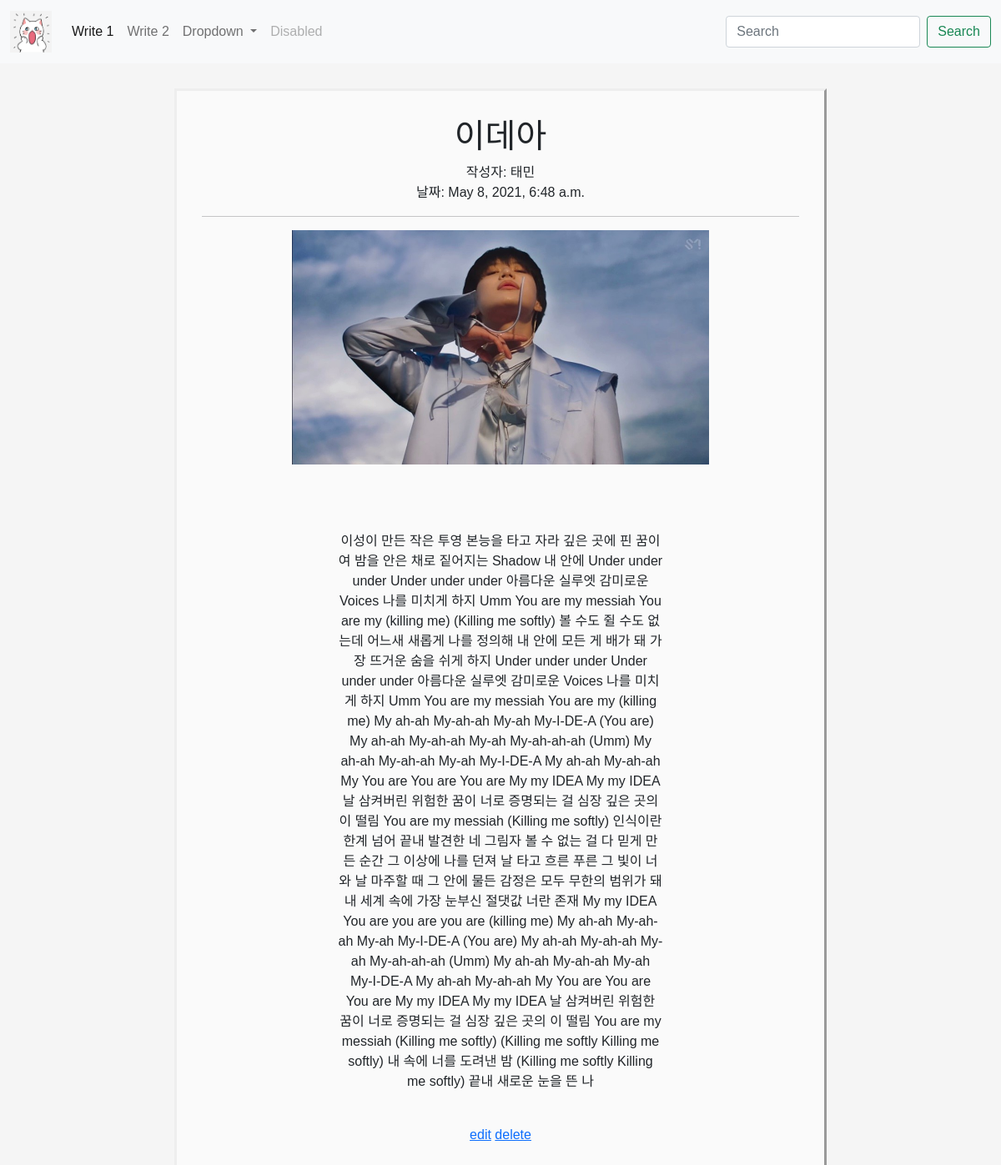
The app's page /app2/detail2/11, older data.
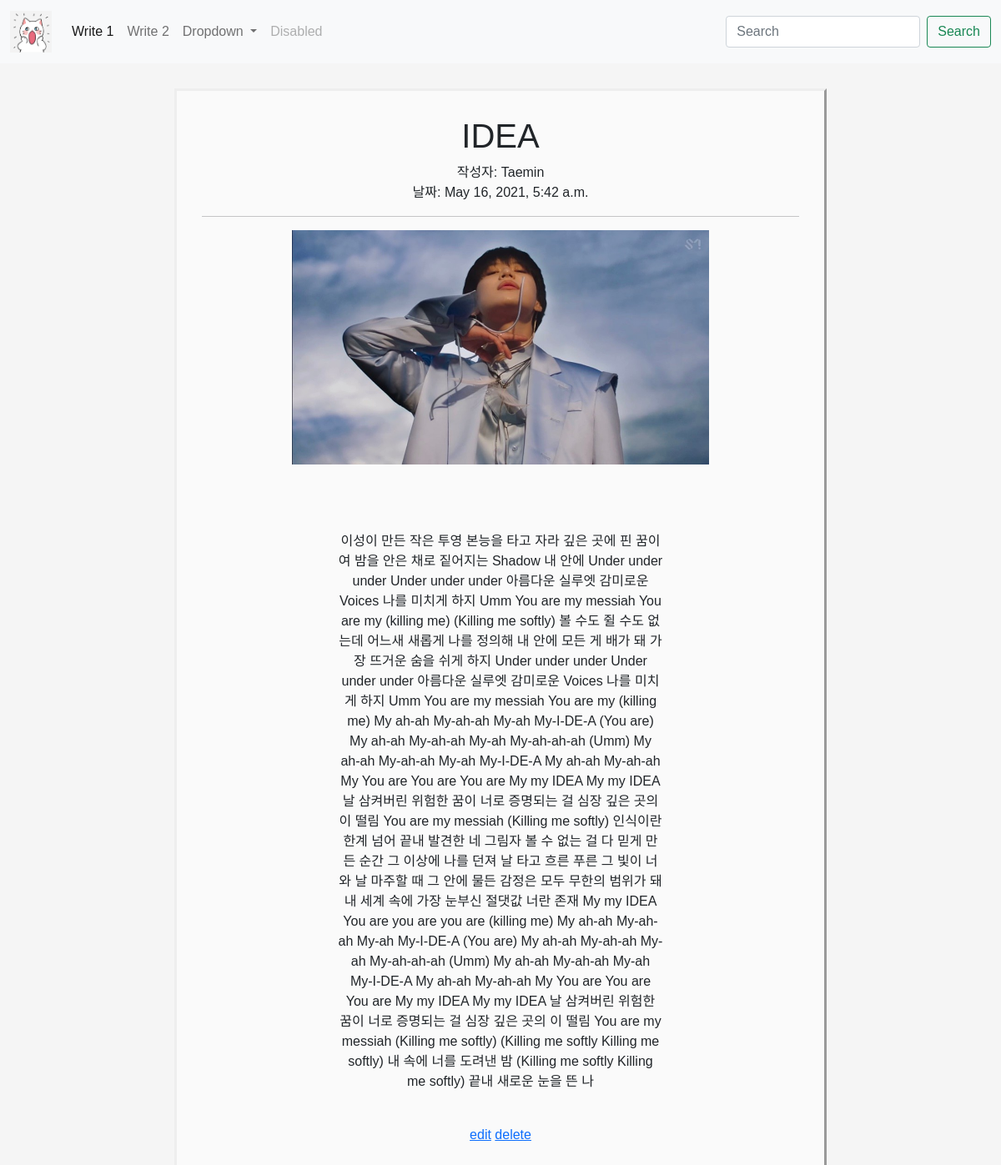
The same page, newer data.
### app2/models.py (models this page shows, shortened)
class Post2(models.Model):
    post2_title = models.CharField(max_length=200)
    post2_writer = models.CharField(max_length=100)
    post2_date = models.DateTimeField(null=True)
    post2_body = models.TextField()
    image = models.ImageField(upload_to = "post2/", blank = True, null = True)
    image_thumbnail = ImageSpecField(source='image', processors=[ResizeToFill(250, 250)], format='JPEG')

### app2/views.py (the view)
# urls.py: path('detail2/<str:id>', detail2, name="detail2"),
def detail2(request, id):
    post2 = get_object_or_404(Post2, pk = id)
    return render(request, 'detail2.html', {'post2':post2})

### app2/templates/detail2.html
{% extends 'base.html' %}
{% block content %}
<div class="mainbox1">
    <h1>{{post2.post2_title}}</h1>
    <div>
        작성자: {{post2.post2_writer}}
        <br>
        날짜: {{post2.post2_date}}
    </div>
    <hr>
    {% if post2.image %}
    <p><img src="{{ post2.image.url }}" alt="" width="70%" height="70%"></p>
    <p><img src="{{ post.image_thumbnail.url }}"></p>
    {% endif %}
    <p class="post_body">{{post2.post2_body}}</p>
    <a href="{% url 'edit2' post2.id %}">edit</a>
    <a href="{% url 'delete2' post2.id %}">delete</a>
</div>
{% endblock %}

### project/templates/base.html (shortened to what this page needs)
<!DOCTYPE html>
<html lang="en">
<head>
    <link href="https://cdn.jsdelivr.net/npm/bootstrap@5.0.0-beta1/dist/css/bootstrap.min.css" rel="stylesheet">
</head>
<body>
    {% load static %}
    <nav class="navbar navbar-expand-lg navbar-light bg-light">
        <div class="container-fluid">
            <a class="navbar-brand" href="{% url 'main' %}">
                <img src="{% static 'cat.jpg' %}" alt="" width="50" height="50">
              </a>
          <div class="collapse navbar-collapse" id="navbarSupportedContent">
            <ul class="navbar-nav me-auto mb-2 mb-lg-0">
              <li class="nav-item">
                <a class="nav-link active" aria-current="page" href="{% url 'new' %}">Write 1</a>
              </li>
              <li class="nav-item">
                <a class="nav-link" href="{% url 'new2' %}">Write 2</a>
              </li>
              <li class="nav-item dropdown">
                <a class="nav-link dropdown-toggle" href="#" id="navbarDropdown" role="button" data-bs-toggle="dropdown" aria-expanded="false">
                  Dropdown
                </a>
              </li>
              <li class="nav-item">
                <a class="nav-link disabled" href="#" tabindex="-1" aria-disabled="true">Disabled</a>
              </li>
            </ul>
            <form class="d-flex">
              <input class="form-control me-2" type="search" placeholder="Search" aria-label="Search">
              <button class="btn btn-outline-success" type="submit">Search</button>
            </form>
          </div>
        </div>
      </nav>
    <div class="container">
        {% block content %}
        {% endblock %}
    </div>
</body>
</html>

### project/templates/base.html (style rules this page uses)
body { text-align: center; background-color: whitesmoke; background-size: 100% 100%; background-attachment: fixed; font-family: Arial; }
.mainbox1 { background-color: rgba(255, 255, 255, 0.534); width: 70%; margin: 30px auto; padding: 30px; border-style: outset; }
.post_body { width: 60%; padding: 20px; margin: 20px auto; }

Row changes from the older to the newer data that the page shows:
changed Post2: post2_title "이데아" → "IDEA"; post2_writer "태민" → "Taemin"; post2_date "May 8, 2021, 6:48 a.m." → "May 16, 2021, 5:42 a.m."
